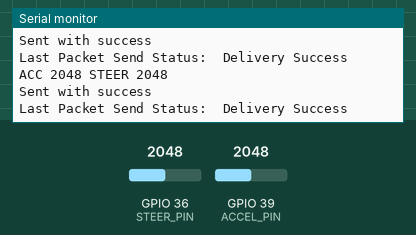
Recording of a sketch running on a simulated ESP32. Shown: the last lines printed to the serial monitor. The test bench sets the inputs (shaded band); at power-on: GPIO 36 (STEER_PIN) = 2048, GPIO 39 (ACCEL_PIN) = 2048.

Above: at 2.8 s.
2.9 s: GPIO 36 (STEER_PIN) set to 2866
At 5.2 s:
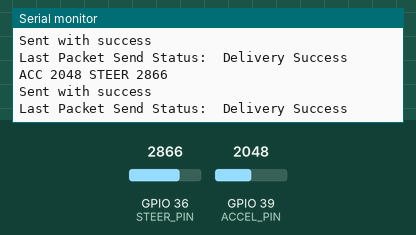
5.6 s: GPIO 39 (ACCEL_PIN) set to 2866
At 7.0 s:
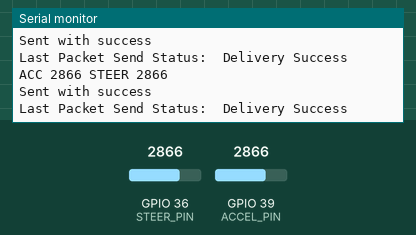
8.3 s: GPIO 36 (STEER_PIN) set to 3603
At 10.8 s:
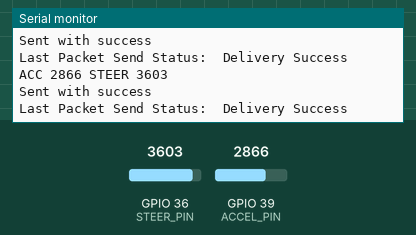
11.0 s: GPIO 39 (ACCEL_PIN) set to 3603
At 12.8 s:
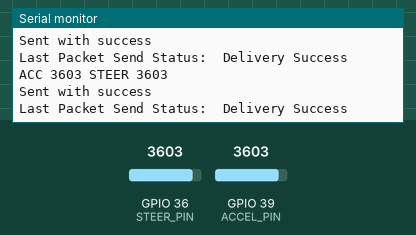
Timing chart, 0 to 14.3 s (numbered marks = the images above; inputs shaded):
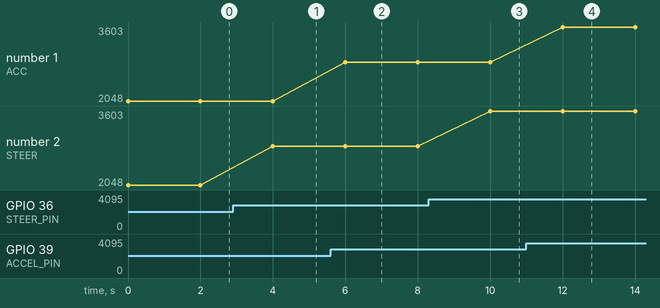

Measured:
- after the input at 2.9 s, the serial monitor: prints a new line after 1.1 s (image 1)
- after the input at 5.6 s, the serial monitor: prints a new line after 0.40 s (image 2)
- after the input at 8.3 s, the serial monitor: prints a new line after 1.7 s (image 3)
- after the input at 11.0 s, the serial monitor: prints a new line after 1.0 s (image 4)
- plotted number 2: 2048 → 2866 after the input at 2.9 s, 2866 → 3603 after the input at 8.3 s

The sketch:

ESP32_sender.ino
```cpp
#include <esp_now.h>
#include <WiFi.h>

// Receiver address
uint8_t broadcastAddress[] = {0x50, 0x02, 0x91, 0xDE, 0xA4, 0x0F};

typedef struct struct_message {
  char a[32];
  int accel;
  int steer;
} struct_message;

// Create a struct_message called myData
struct_message myData;

const int ACCEL_PIN = 39;
const int STEER_PIN = 36;

int accel = 0;
int steer = 0;

void OnDataSent(const uint8_t *mac_addr, esp_now_send_status_t status) {
  Serial.print("\r\nLast Packet Send Status:\t");
  Serial.println(status == ESP_NOW_SEND_SUCCESS ? "Delivery Success" : "Delivery Fail");
}

void setup() {
  Serial.begin(115200);
  WiFi.mode(WIFI_STA);
  if (esp_now_init() != ESP_OK) {
    Serial.println("Error initializing ESP-NOW");
    return;
  }

  esp_now_register_send_cb(OnDataSent);

  // Register peer
  esp_now_peer_info_t peerInfo;
  memcpy(peerInfo.peer_addr, broadcastAddress, 6);
  peerInfo.channel = 0;
  peerInfo.encrypt = false;

  // Add peer
  if (esp_now_add_peer(&peerInfo) != ESP_OK){
    Serial.println("Failed to add peer");
    return;
  }
}

void readAnalog(){
  accel = analogRead(ACCEL_PIN);
  steer = analogRead(STEER_PIN);
  Serial.print("ACC ");
  Serial.print(accel);
  Serial.print(" STEER ");
  Serial.println(steer);
}

void loop() {
  readAnalog();
  strcpy(myData.a, "THIS IS A CHAR");
  myData.accel = accel;
  myData.steer = steer;
  // Send message via ESP-NOW
  esp_err_t result = esp_now_send(broadcastAddress, (uint8_t *) &myData, sizeof(myData));

  if (result == ESP_OK) {
    Serial.println("Sent with success");
  }
  else {
    Serial.println("Error sending the data");
  }
  delay(2000);
}
```
